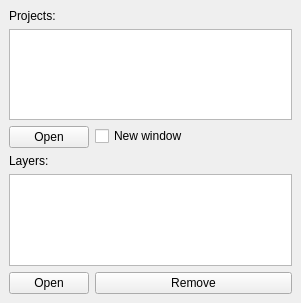
<?xml version="1.0" encoding="UTF-8"?>
<ui version="4.0">
 <class>ThematicsDockWidgetBase</class>
 <widget class="QDockWidget" name="ThematicsDockWidgetBase">
  <property name="geometry">
   <rect>
    <x>0</x>
    <y>0</y>
    <width>301</width>
    <height>303</height>
   </rect>
  </property>
  <property name="locale">
   <locale language="English" country="UnitedStates"/>
  </property>
  <property name="windowTitle">
   <string>Thematics</string>
  </property>
  <widget class="QWidget" name="dockWidgetContents">
   <layout class="QFormLayout" name="formLayout">
    <item row="0" column="0">
     <widget class="QLabel" name="label_projects">
      <property name="sizePolicy">
       <sizepolicy hsizetype="Fixed" vsizetype="Fixed">
        <horstretch>0</horstretch>
        <verstretch>0</verstretch>
       </sizepolicy>
      </property>
      <property name="locale">
       <locale language="English" country="UnitedStates"/>
      </property>
      <property name="text">
       <string>Projects:</string>
      </property>
      <property name="alignment">
       <set>Qt::AlignLeading|Qt::AlignLeft|Qt::AlignTop</set>
      </property>
     </widget>
    </item>
    <item row="2" column="0" colspan="2">
     <widget class="QListWidget" name="list_projects">
      <property name="sizePolicy">
       <sizepolicy hsizetype="Expanding" vsizetype="Preferred">
        <horstretch>0</horstretch>
        <verstretch>0</verstretch>
       </sizepolicy>
      </property>
     </widget>
    </item>
    <item row="3" column="0">
     <widget class="QPushButton" name="project_button">
      <property name="text">
       <string>Open</string>
      </property>
     </widget>
    </item>
    <item row="3" column="1">
     <widget class="QCheckBox" name="newwin_check">
      <property name="enabled">
       <bool>true</bool>
      </property>
      <property name="text">
       <string>New window</string>
      </property>
     </widget>
    </item>
    <item row="4" column="0">
     <widget class="QLabel" name="label_layers">
      <property name="text">
       <string>Layers:</string>
      </property>
     </widget>
    </item>
    <item row="5" column="0" colspan="2">
     <widget class="QListWidget" name="list_layers">
      <property name="sortingEnabled">
       <bool>true</bool>
      </property>
     </widget>
    </item>
    <item row="6" column="0">
     <widget class="QPushButton" name="layer_button">
      <property name="text">
       <string>Open</string>
      </property>
     </widget>
    </item>
    <item row="6" column="1">
     <widget class="QPushButton" name="remove_layer_button">
      <property name="text">
       <string>Remove</string>
      </property>
     </widget>
    </item>
   </layout>
  </widget>
 </widget>
 <resources/>
 <connections/>
</ui>
